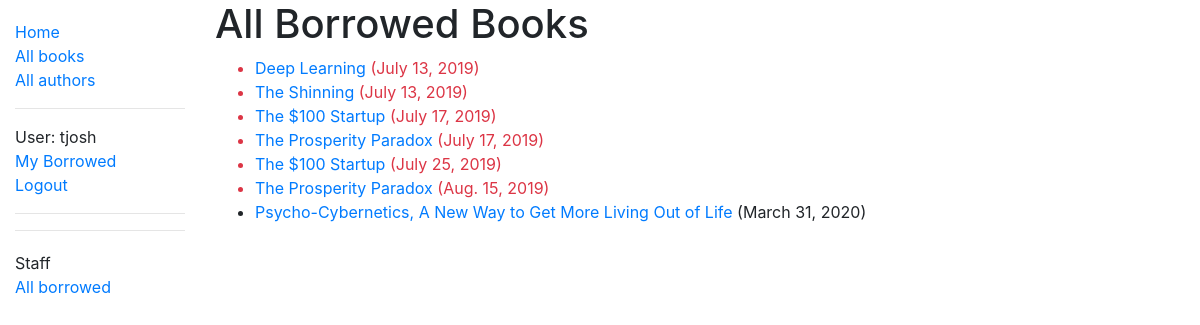
Page /catalog/borrowed/ (signed in) on the committed database.
### catalog/models.py (models this page shows, shortened)
class BookInstance(models.Model):
    id = models.UUIDField(
        primary_key=True,
        default=uuid.uuid4,
        help_text="Unique ID for this particular book across whole library",
    )
    book = models.ForeignKey("Book", on_delete=models.SET_NULL, null=True)
    imprint = models.CharField(max_length=200)
    due_back = models.DateField(null=True, blank=True)
    book_borrower = models.ForeignKey(
        User, on_delete=models.SET_NULL, null=True, blank=True
    )
    book_quality = models.CharField(max_length=200)
    LOAN_STATUS = (
        ("m", "Maintenance"),
        ("o", "On loan"),
        ("a", "Available"),
        ("r", "Reserved"),
    )
    status = models.CharField(
        max_length=1,
        choices=LOAN_STATUS,
        blank=True,
        default="m",
        help_text="Book availability",
    )
    class Meta:
        ordering = ["due_back"]
        permissions = (("can_mark_returned", "Set book as returned"),)
    @property
    def is_overdue(self):
        if self.due_back and date.today() > self.due_back:
            return True
        return False

class Book(models.Model):
    title = models.CharField(max_length=200)
    author = models.ForeignKey("Author", on_delete=models.SET_NULL, null=True)
    summary = models.TextField(
        max_length=1000, help_text="Enter a brief description of the book"
    )
    isbn = models.CharField(
        "ISBN",
        max_length=13,
        help_text="13 Character"
        ' <a href="https://www.isbn-international.org/content/what-isbn">'
        "ISBN number</a>",
    )
    genre = models.ManyToManyField(
        Genre, help_text="Select a genre for this book"
    )
    book_language = models.ForeignKey(
        "BookLanguage", on_delete=models.SET_NULL, null=True
    )
    def display_genre(self):
        """Create a string for the Genre.
        This is required to display genre in Admin."""
        return ", ".join(genre.name for genre in self.genre.all()[:3])
    display_genre.short_description = "Genre"

### catalog/views.py (the view)
# urls.py: re_path(r'borrowed/', views.AllLoanedBooksListView.as_view(), name='all-borrowed'),
class AllLoanedBooksListView(PermissionRequiredMixin, generic.ListView):
    model = BookInstance
    permission_required = "catalog.can_mark_returned"
    template_name = "catalog/bookinstance_list_borrowed_all.html"
    paginate_by = 10
    def get_queryset(self):
        return BookInstance.objects.filter(status__exact="o").order_by(
            "due_back"
        )

### catalog/templates/catalog/bookinstance_list_borrowed_all.html
{% extends "base_generic.html" %}
{% block content %}
<h1>All Borrowed Books</h1>
{% if bookinstance_list %}
<ul>
  {% for bookinst in bookinstance_list %}
  <li class="{% if bookinst.is_overdue %}text-danger{% endif %}">
    <a href="{% url 'book-detail' bookinst.book.pk %}">{{bookinst.book.title}}</a> ({{ bookinst.due_back }})
  </li>
  {% endfor %}
</ul>
{% else %}
<p>There are no books borrowed.</p>
{% endif %}
{% endblock %}

### catalog/templates/base_generic.html (shortened to what this page needs)
<!DOCTYPE html>
<html lang="en">
<head>
  <link rel="stylesheet" href="https://stackpath.bootstrapcdn.com/bootstrap/4.1.3/css/bootstrap.min.css"
>
  {% load static %}
  <link rel="stylesheet" href="{% static 'css/styles.css' %}">
</head>
<body>
  <div class="container-fluid">
    <div class="row">
      <div class="col-sm-2">
        {% block sidebar %}
        <ul class="sidebar-nav">
          <li><a href="{% url 'index' %}">Home</a></li>
          <li><a href="{% url 'books' %}">All books</a></li>
          <li><a href="{% url 'authors' %}">All authors</a></li>
          <hr>
          {% if user.is_authenticated %}
          <li>User: {{ user.get_username }}</li>
          <li><a href="{% url 'my-borrowed' %}">My Borrowed</a></li>
          <li><a href="{% url 'logout'%}?next={{request.path}}">Logout</a></li>
          {% else %}
          <li><a href="{% url 'login'%}?next={{request.path}}">Login</a></li>
          {% endif %}
          <hr>
          {% if user.is_staff %}
          <hr />
          <ul class="sidebar-nav">
            <li>Staff</li>
            {% if perms.catalog.can_mark_returned %}
            <li><a href="{% url 'all-borrowed' %}">All borrowed</a></li>
            {% endif %}
          </ul>
          {% endif %}
        </ul>
        {% endblock %}
      </div>
      <div class="col-sm-10 ">{% block content %}{% endblock %}</div>
    </div>
  </div>
</body>
</html>

### catalog/static/css/styles.css (style rules this page uses)
.sidebar-nav { margin-top: 20px; padding: 0; list-style: none; }

### rows in the picture
BookInstance: book "Deep Learning", due_back "July 13, 2019"
BookInstance: book "The Shinning", due_back "July 13, 2019"
BookInstance: book "The $100 Startup", due_back "July 17, 2019"
BookInstance: book "The Prosperity Paradox", due_back "July 17, 2019"
BookInstance: book "The $100 Startup", due_back "July 25, 2019"
BookInstance: book "The Prosperity Paradox", due_back "Aug. 15, 2019"
BookInstance: book "Psycho-Cybernetics, A New Way to Get More Living Out of Life", due_back "March 31, 2020"

### other values in the picture
{{ user.get_username }} "tjosh"
